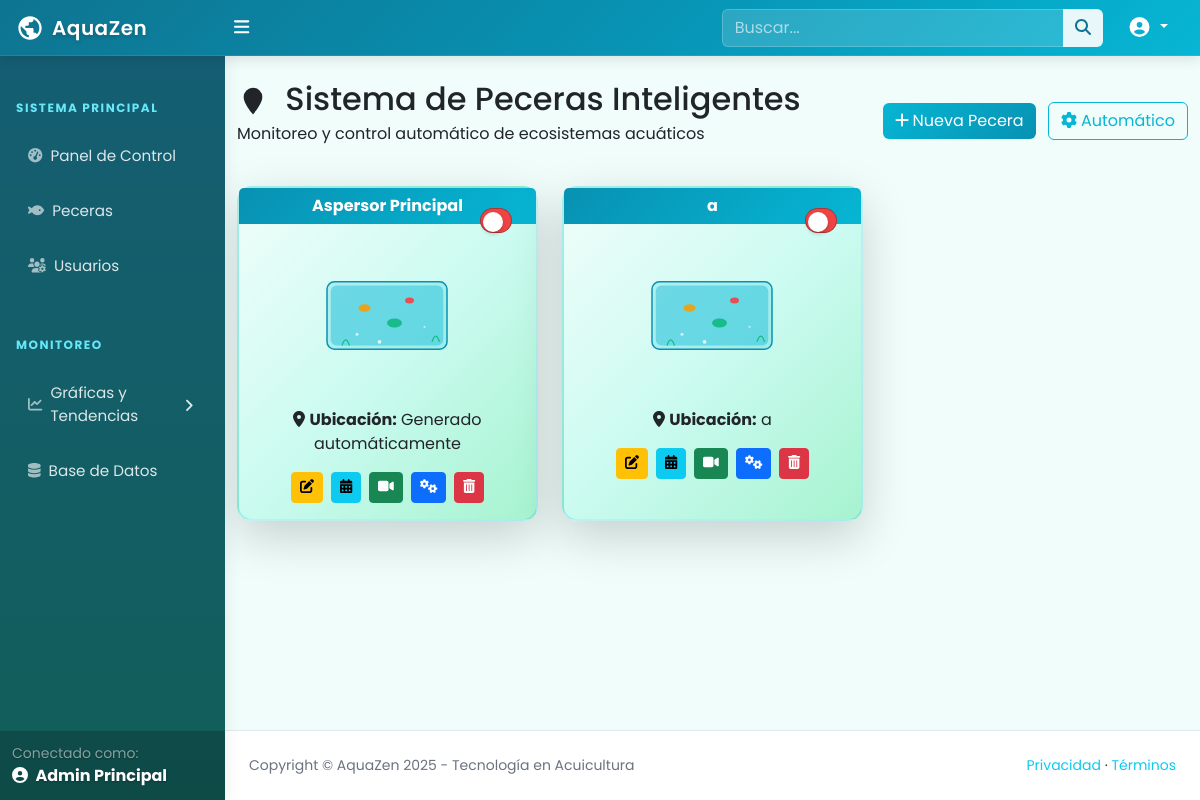
/aspersores/1 (signed in), run on the app's committed database.
### tables this page shows
CREATE TABLE usuarios (
                id_usuario INTEGER PRIMARY KEY AUTOINCREMENT,
                nombre VARCHAR(100) NOT NULL,
                correo VARCHAR(150) UNIQUE NOT NULL,
                contrasena VARCHAR(255) NOT NULL,
                tipo_usuario TEXT CHECK(tipo_usuario IN ('admin', 'usuario')) NOT NULL DEFAULT 'usuario',
                fecha_creacion TIMESTAMP DEFAULT CURRENT_TIMESTAMP
            );

CREATE TABLE aspersores (
                id_aspersor INTEGER PRIMARY KEY AUTOINCREMENT,
                id_usuario INTEGER NOT NULL,
                nombre VARCHAR(100) NOT NULL,
                ubicacion VARCHAR(255),
                estado TEXT CHECK(estado IN ('activo', 'inactivo')) NOT NULL DEFAULT 'inactivo',
                fecha_creacion TIMESTAMP DEFAULT CURRENT_TIMESTAMP, camera_url VARCHAR(255),
                FOREIGN KEY (id_usuario) REFERENCES usuarios(id_usuario) ON DELETE CASCADE
            );

### app.py (the view)
@app.route('/aspersores/', defaults={'id_usuario': None}, methods=['GET'])
@app.route('/aspersores/<int:id_usuario>', methods=['GET'])
def aspersores(id_usuario):
    if 'id_usuario' not in session:
        return redirect(url_for('login'))
    tipo_usuario = session['tipo_usuario']
    usuario_actual = session['id_usuario']
    print(f"DEBUG - Accediendo a aspersores. Usuario: {usuario_actual}, Tipo: {tipo_usuario}, ID solicitado: {id_usuario}")
    if id_usuario is None:
        if tipo_usuario == 'admin':
            id_usuario = 'all'  # Marcador para mostrar todos
        else:
            id_usuario = usuario_actual  # Usuario normal solo ve los suyos
    elif tipo_usuario != 'admin' and id_usuario != usuario_actual:
        flash('No tienes permiso para ver estos aspersores.', 'error')
        return redirect(url_for('aspersores'))
    connection = get_db_connection()
    if not connection:
        flash('Error al conectar con la base de datos.', 'error')
        return redirect(url_for('aspersores'))
    try:
        cursor = connection.cursor()
        if id_usuario == 'all':
            print("DEBUG - Admin viendo TODOS los aspersores")
            cursor.execute("""
                SELECT a.id_aspersor, a.nombre, a.ubicacion, a.estado, a.id_usuario, a.camera_url, u.nombre as nombre_usuario
                FROM aspersores a
                LEFT JOIN usuarios u ON a.id_usuario = u.id_usuario
                ORDER BY a.id_usuario, a.id_aspersor
            """)
            aspersores = cursor.fetchall()
            mostrar_todos = True
        else:
            print(f"DEBUG - Mostrando aspersores del usuario {id_usuario}")
            cursor.execute("""
                SELECT a.id_aspersor, a.nombre, a.ubicacion, a.estado, a.id_usuario, a.camera_url, u.nombre as nombre_usuario
                FROM aspersores a
                LEFT JOIN usuarios u ON a.id_usuario = u.id_usuario
                WHERE a.id_usuario = ?
                ORDER BY a.id_aspersor
            """, (id_usuario,))
            aspersores = cursor.fetchall()
            mostrar_todos = False
        cursor.close()
        connection.close()
        print(f"DEBUG - Se encontraron {len(aspersores)} aspersores")
        id_usuario_visto = None if mostrar_todos else id_usuario
        return render_template('sprinklers.html',
                       aspersores=aspersores,
                       nombre_usuario=session['nombre_usuario'],
                       tipo_usuario=tipo_usuario,
                       mostrar_todos=mostrar_todos,
                       id_usuario_visto=id_usuario_visto)
    except Exception as e:
        print(f"Error al obtener aspersores: {e}")
        flash('Error al obtener los aspersores.', 'error')
        return redirect(url_for('aspersores'))

### templates/sprinklers.html (shortened to what this page needs)
{% extends "base2.html" %}
{% block content %}
                <div class="container mt-4">
                    <div class="d-flex justify-content-between align-items-center mb-4">
                        <div>
                            <h1 class="h2 text-cyan-800 mb-1">
                                <svg class="w-8 h-8 me-2 d-inline" fill="currentColor" viewBox="0 0 24 24" width="32" height="32">
                                    <path d="M12,6.5A2.5,2.5 0 0,1 14.5,9A2.5,2.5 0 0,1 12,11.5A2.5,2.5 0 0,1 9.5,9A2.5,2.5 0 0,1 12,6.5M12,2A7,7 0 0,1 19,9C19,14.25 12,22 12,22C12,22 5,14.25 5,9A7,7 0 0,1 12,2Z"/>
                                </svg>
                                Sistema de Peceras Inteligentes
                            </h1>
                            <p class="text-cyan-600">Monitoreo y control automático de ecosistemas acuáticos</p>
                        </div>
                        <div>
                            <button class="btn btn-gradient me-2" data-bs-toggle="modal" data-bs-target="#registrarAspersorModal" style="background: linear-gradient(135deg, #06b6d4 0%, #0891b2 100%); color: white; border: none;">
                                <i class="fas fa-plus me-1"></i>Nueva Pecera
                            </button>
                            <button class="btn btn-outline-cyan" id="modoAutomaticoManual" style="border-color: #06b6d4; color: #06b6d4;">
                                <i class="fas fa-cog me-1"></i>Automático
                            </button>
                        </div>
                    </div>
                    <div class="row">
                        {% for aspersor in aspersores %}
                        <div class="col-lg-4 col-md-6 mb-4">
                            <div class="card pecera-card h-100 shadow-lg">
                                <div class="card-header text-center" style="background: linear-gradient(135deg, #0891b2 0%, #06b6d4 100%); color: white; border: none;">
                                    <h6 class="mb-0 fw-bold">{{ aspersor.nombre }}</h6>
                                </div>
                                <div class="d-flex justify-center py-4">
                                </div>
                                <div class="card-body text-center">
                                    <p class="text-cyan-700 mb-2"><i class="fas fa-map-marker-alt me-1"></i><strong>Ubicación:</strong> {{ aspersor.ubicacion }}</p>
                                    <div class="position-absolute top-0 end-0 p-3">
                                        <div class="form-check form-switch">
                                            <input
                                                class="form-check-input estado-switch custom-switch"
                                                type="checkbox"
                                                role="switch"
                                                id="estadoSwitch{{ aspersor.id_aspersor }}"
                                                data-id="{{ aspersor.id_aspersor }}">
                                        </div>
                                    </div>
                                    <div class="d-flex justify-content-center mt-3 gap-2">
                                        <button class="btn btn-warning btn-sm editar-aspersor" data-id="{{aspersor.id_aspersor}}" data-nombre="{{aspersor.nombre}}" data-ubicacion="{{aspersor.ubicacion}}" data-camera-url="{{aspersor.camera_url or ''}}" data-bs-toggle="modal" data-bs-target="#editarAspersorModal" title="Editar Pecera">
                                            <i class="fas fa-edit"></i>
                                        </button>
                                        <button class="btn btn-info btn-sm" onclick="window.location.href='/calendar/{{ aspersor.id_aspersor}}'" title="Programar Alimentación">
                                            <i class="fas fa-calendar-alt"></i>
                                        </button>
                                        <button class="btn btn-success btn-sm" onclick="window.location.href='/camara/{{ aspersor.id_aspersor}}'" title="Ver Cámara en Vivo">
                                            <i class="fas fa-video"></i>
                                        </button>
                                        <button class="btn btn-primary btn-sm" data-bs-toggle="modal" data-bs-target="#controlMotoresModal{{ aspersor.id_aspersor }}" title="Control de Motores">
                                            <i class="fas fa-cogs"></i>
                                        </button>
                                        <button class="btn btn-danger btn-sm eliminar-aspersor" data-id="{{aspersor.id_aspersor}}" title="Eliminar Pecera">
                                            <i class="fas fa-trash-alt"></i>
                                        </button>
                                    </div>
                                </div>
                            </div>
                        </div>
                        {% endfor %}
                    </div>
                </div>
            </main>
{% endblock %}

### templates/base2.html (shortened to what this page needs)
<!DOCTYPE html>
<html lang="es">
    <head>
        <link href="https://cdn.jsdelivr.net/npm/simple-datatables@7.1.2/dist/style.min.css" rel="stylesheet" />
        <link href="{{ url_for('static', filename='css/styles.css') }}" rel="stylesheet" />
        <link href="{{ url_for('static', filename='css/aquazen-theme.css') }}" rel="stylesheet" />
    </head>
    <body class="sb-nav-fixed">
        <nav class="sb-topnav navbar navbar-expand navbar-dark">
            <a class="navbar-brand ps-3 d-flex align-items-center" href="{{ url_for('dashboard') }}">
                <span>AquaZen</span>
            </a>
            <button class="btn btn-link btn-sm order-1 order-lg-0 me-4 me-lg-0 text-white" id="sidebarToggle" href="#!"><i class="fas fa-bars fa-lg"></i></button>
            <form class="d-none d-md-inline-block form-inline ms-auto me-0 me-md-3 my-2 my-md-0">
                <div class="input-group">
                    <input class="form-control form-control-search" type="text" placeholder="Buscar..." aria-label="Search for..." aria-describedby="btnNavbarSearch" />
                    <button class="btn btn-search" id="btnNavbarSearch" type="button"><i class="fas fa-search"></i></button>
                </div>
            </form>
            <ul class="navbar-nav ms-auto ms-md-0 me-3 me-lg-4">
                <li class="nav-item dropdown">
                    <a class="nav-link dropdown-toggle text-white" id="navbarDropdown" href="#" role="button" data-bs-toggle="dropdown" aria-expanded="false">
                        <i class="fas fa-user-circle fa-lg fa-fw"></i>
                    </a>
                </li>
            </ul>
        </nav>
        <div id="layoutSidenav">
            <div id="layoutSidenav_nav">
                <nav class="sb-sidenav accordion" id="sidenavAccordion">
                    <div class="sb-sidenav-menu">
                        <div class="nav">
                            <div class="sb-sidenav-menu-heading">Sistema Principal</div>
                            <a class="nav-link" href="{{ url_for('dashboard') }}">
                                <div class="sb-nav-link-icon"><i class="fas fa-tachometer-alt"></i></div>
                                Panel de Control
                            </a>
                            <a class="nav-link" href="{{ url_for('aspersores') }}">
                                <div class="sb-nav-link-icon"><i class="fas fa-fish"></i></div>
                                Peceras
                            </a>
                            {% if tipo_usuario == "admin" %}
                            <a class="nav-link" href="{{ url_for('users') }}">
                                <div class="sb-nav-link-icon"><i class="fas fa-users-cog"></i></div>
                                Usuarios
                            </a>
                            {% endif %}
                            <div class="sb-sidenav-menu-heading">Monitoreo</div>
                            <div class="nav-item">
                                <a class="nav-link collapsed" href="#" data-bs-toggle="collapse" data-bs-target="#chartsSubmenu" aria-expanded="false" aria-controls="chartsSubmenu">
                                    <div class="sb-nav-link-icon"><i class="fas fa-chart-line"></i></div>
                                    Gráficas y Tendencias
                                    <div class="sb-sidenav-collapse-arrow"><i class="fas fa-angle-down"></i></div>
                                </a>
                            </div>
                            {% if tipo_usuario == 'admin' %}
                            <a class="nav-link" href="{{ url_for('tables') }}">
                                <div class="sb-nav-link-icon"><i class="fas fa-database"></i></div>
                                Base de Datos
                            </a>
                            {% endif %}
                        </div>
                    </div>
                    <div class="sb-sidenav-footer text-white" style="background: rgba(0,0,0,0.2);">
                        <div class="small text-white-50">Conectado como:</div>
                        <div class="fw-bold"><i class="fas fa-user-circle me-1"></i> {{ nombre_usuario }}</div>
                    </div>
                </nav>
            </div>
            <div id="layoutSidenav_content">
                <main>
                    {% block content %}{% endblock %}
                <footer class="py-4 mt-auto">
                    <div class="container-fluid px-4">
                        <div class="d-flex align-items-center justify-content-between small">
                            <div class="text-muted">Copyright &copy; AquaZen 2025 - Tecnología en Acuicultura</div>
                            <div>
                                <a href="#" class="text-decoration-none text-info">Privacidad</a>
                                &middot;
                                <a href="#" class="text-decoration-none text-info">Términos</a>
                            </div>
                        </div>
                    </div>
                </footer>
            </div>
        </div>
    </body>
</html>

### data on the page
usuarios: nombre "Admin Principal"
aspersores: nombre "Aspersor Principal", ubicacion "Generado automáticamente"
aspersores: nombre "a", ubicacion "a"
